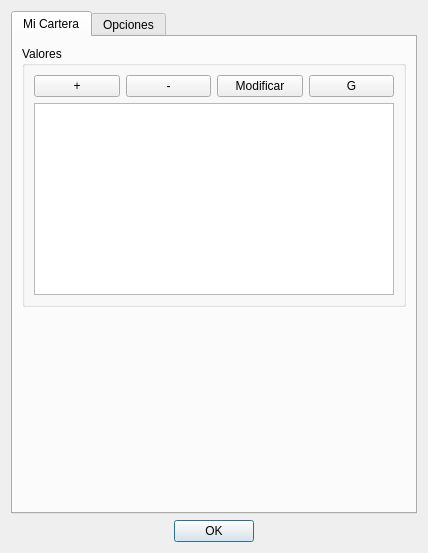
<?xml version="1.0" encoding="UTF-8"?>
<ui version="4.0">
 <class>Dialog</class>
 <widget class="QDialog" name="Dialog">
  <property name="geometry">
   <rect>
    <x>0</x>
    <y>0</y>
    <width>428</width>
    <height>553</height>
   </rect>
  </property>
  <property name="windowTitle">
   <string>Mi cartera</string>
  </property>
  <layout class="QVBoxLayout" name="verticalLayout_4">
   <item>
    <widget class="QTabWidget" name="tabWidget">
     <property name="currentIndex">
      <number>0</number>
     </property>
     <widget class="QWidget" name="wallet1">
      <attribute name="title">
       <string>Mi Cartera</string>
      </attribute>
      <layout class="QVBoxLayout" name="verticalLayout_3">
       <item>
        <layout class="QVBoxLayout" name="verticalLayout_2">
         <item>
          <widget class="QGroupBox" name="groupBox">
           <property name="title">
            <string>Valores</string>
           </property>
           <layout class="QVBoxLayout" name="verticalLayout">
            <item>
             <layout class="QHBoxLayout" name="horizontalLayout">
              <item>
               <widget class="QPushButton" name="pbAdd">
                <property name="text">
                 <string>+</string>
                </property>
               </widget>
              </item>
              <item>
               <widget class="QPushButton" name="pbDel">
                <property name="text">
                 <string>-</string>
                </property>
               </widget>
              </item>
              <item>
               <widget class="QPushButton" name="pbMod">
                <property name="text">
                 <string>Modificar</string>
                </property>
               </widget>
              </item>
              <item>
               <widget class="QPushButton" name="pbGlobal">
                <property name="text">
                 <string>G</string>
                </property>
               </widget>
              </item>
             </layout>
            </item>
            <item>
             <widget class="QTableView" name="tvWallet"/>
            </item>
           </layout>
          </widget>
         </item>
         <item>
          <spacer name="verticalSpacer">
           <property name="orientation">
            <enum>Qt::Vertical</enum>
           </property>
           <property name="sizeHint" stdset="0">
            <size>
             <width>20</width>
             <height>188</height>
            </size>
           </property>
          </spacer>
         </item>
        </layout>
       </item>
      </layout>
     </widget>
     <widget class="QWidget" name="wallet2">
      <attribute name="title">
       <string>Opciones</string>
      </attribute>
     </widget>
    </widget>
   </item>
   <item>
    <widget class="QDialogButtonBox" name="buttonBox">
     <property name="orientation">
      <enum>Qt::Horizontal</enum>
     </property>
     <property name="standardButtons">
      <set>QDialogButtonBox::Ok</set>
     </property>
     <property name="centerButtons">
      <bool>true</bool>
     </property>
    </widget>
   </item>
  </layout>
 </widget>
 <resources/>
 <connections>
  <connection>
   <sender>buttonBox</sender>
   <signal>accepted()</signal>
   <receiver>Dialog</receiver>
   <slot>accept()</slot>
   <hints>
    <hint type="sourcelabel">
     <x>248</x>
     <y>254</y>
    </hint>
    <hint type="destinationlabel">
     <x>157</x>
     <y>274</y>
    </hint>
   </hints>
  </connection>
  <connection>
   <sender>buttonBox</sender>
   <signal>rejected()</signal>
   <receiver>Dialog</receiver>
   <slot>reject()</slot>
   <hints>
    <hint type="sourcelabel">
     <x>316</x>
     <y>260</y>
    </hint>
    <hint type="destinationlabel">
     <x>286</x>
     <y>274</y>
    </hint>
   </hints>
  </connection>
 </connections>
</ui>
